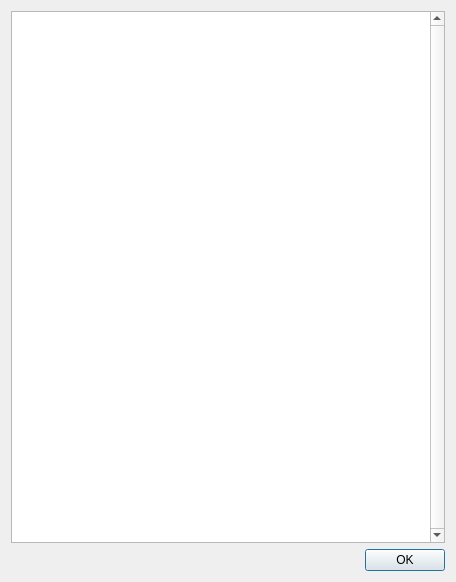
<?xml version="1.0" encoding="UTF-8"?>
<ui version="4.0">
 <class>Help</class>
 <widget class="QDialog" name="Help">
  <property name="geometry">
   <rect>
    <x>0</x>
    <y>0</y>
    <width>456</width>
    <height>582</height>
   </rect>
  </property>
  <property name="windowTitle">
   <string>Sequana Help</string>
  </property>
  <layout class="QGridLayout" name="gridLayout">
   <item row="0" column="0">
    <layout class="QVBoxLayout" name="verticalLayout">
     <item>
      <widget class="QTextBrowser" name="textBrowser">
       <property name="verticalScrollBarPolicy">
        <enum>Qt::ScrollBarAlwaysOn</enum>
       </property>
       <property name="openExternalLinks">
        <bool>true</bool>
       </property>
      </widget>
     </item>
     <item>
      <widget class="QDialogButtonBox" name="buttonBox">
       <property name="standardButtons">
        <set>QDialogButtonBox::Ok</set>
       </property>
      </widget>
     </item>
    </layout>
   </item>
  </layout>
 </widget>
 <resources/>
 <connections/>
</ui>
